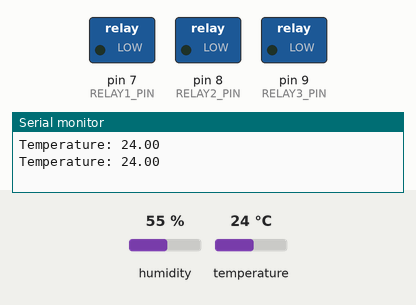
This sketch was run on a simulated Arduino Uno, built with avr-gcc and run on an emulated ATmega328P. On the bench: switched loads named in the sketch (green lamp = pin HIGH), the last lines printed to the serial monitor. The inputs (shaded band) are chosen by the test bench; at power-on: temperature 24 °C, humidity 55 %.

Above: at 2.8 s.
2.9 s: temperature set to 29.7 °C
5.6 s: temperature set to 30.9 °C
At 6.4 s:
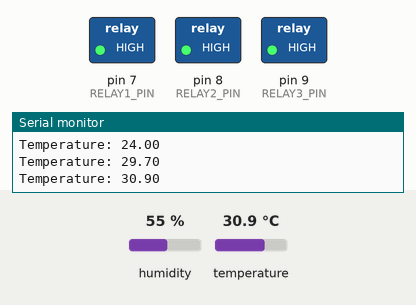
8.3 s: temperature set to 12 °C
At 11.0 s:
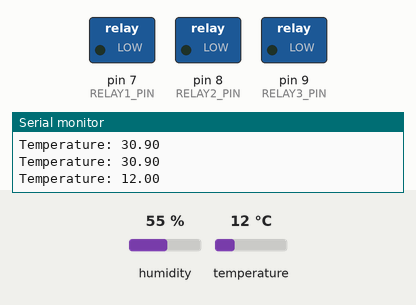
11.5 s: temperature set to 33 °C
At 12.8 s:
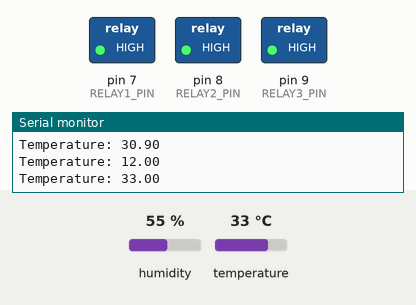
Timing chart, 0 to 14.5 s (numbered marks = the images above; inputs shaded):
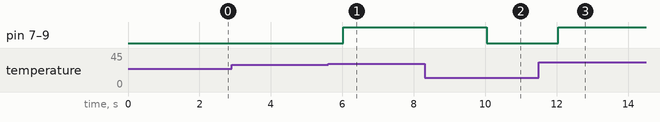

The sketch:

reaper_cooling_system.ino
```cpp
#include <DHT.h>

// Pin sensor dan relay
#define DHTPIN 2         // Pin untuk DHT22
#define DHTTYPE DHT22    // Jenis sensor suhu
#define RELAY1_PIN 7     // Pin relay untuk kipas 1
#define RELAY2_PIN 8     // Pin relay untuk kipas 2
#define RELAY3_PIN 9     // Pin relay untuk kipas 3

DHT dht(DHTPIN, DHTTYPE);

// Ambang suhu untuk menyalakan kipas (dalam derajat Celsius)
float thresholdTemp = 30.0;

void setup() {
  Serial.begin(9600);
  dht.begin();

  // Menyiapkan pin relay sebagai output
  pinMode(RELAY1_PIN, OUTPUT);
  pinMode(RELAY2_PIN, OUTPUT);
  pinMode(RELAY3_PIN, OUTPUT);

  // Memastikan kipas mati saat robot pertama kali dinyalakan
  digitalWrite(RELAY1_PIN, LOW);
  digitalWrite(RELAY2_PIN, LOW);
  digitalWrite(RELAY3_PIN, LOW);
}

void loop() {
  // Membaca suhu dari DHT22
  float temp = dht.readTemperature();

  // Memeriksa apakah pembacaan suhu valid
  if (isnan(temp)) {
    Serial.println("Failed to read temperature");
    return;
  }

  Serial.print("Temperature: ");
  Serial.println(temp);

  // Mengaktifkan kipas jika suhu lebih tinggi dari ambang batas
  if (temp > thresholdTemp) {
    digitalWrite(RELAY1_PIN, HIGH);  // Kipas 1 menyala
    digitalWrite(RELAY2_PIN, HIGH);  // Kipas 2 menyala
    digitalWrite(RELAY3_PIN, HIGH);  // Kipas 3 menyala
  } else {
    digitalWrite(RELAY1_PIN, LOW);   // Kipas 1 mati
    digitalWrite(RELAY2_PIN, LOW);   // Kipas 2 mati
    digitalWrite(RELAY3_PIN, LOW);   // Kipas 3 mati
  }

  delay(2000); // Tunggu 2 detik sebelum membaca suhu lagi
}
```

Measured:
- the behaviour switches between 30 and 30.1 °C on temperature (found by bisection; images 0 and 1)
- after the input at 5.6 s, pin 7 (RELAY1_PIN), pin 8 (RELAY2_PIN), pin 9 (RELAY3_PIN): LOW → HIGH after 0.42 s
- after the input at 8.3 s, pin 7 (RELAY1_PIN), pin 8 (RELAY2_PIN), pin 9 (RELAY3_PIN): HIGH → LOW after 1.7 s
- after the input at 11.5 s, pin 7 (RELAY1_PIN), pin 8 (RELAY2_PIN), pin 9 (RELAY3_PIN): LOW → HIGH after 0.54 s
